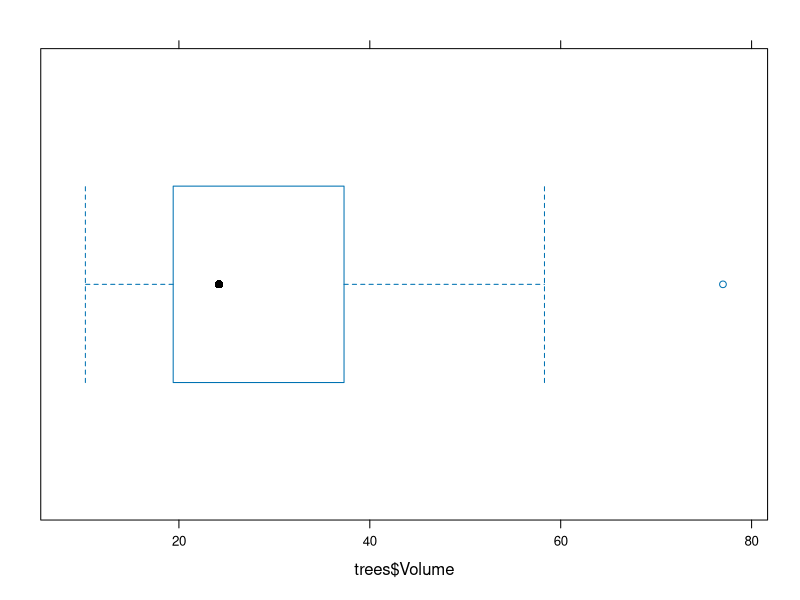
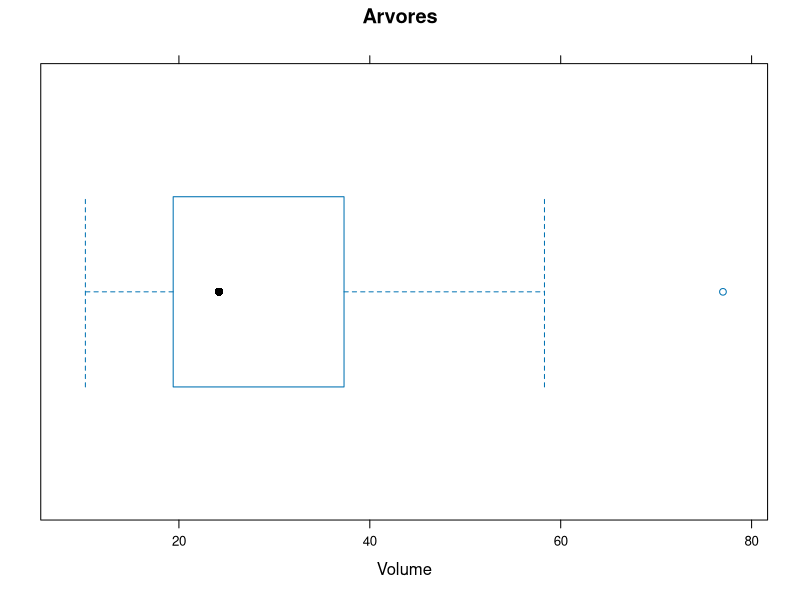
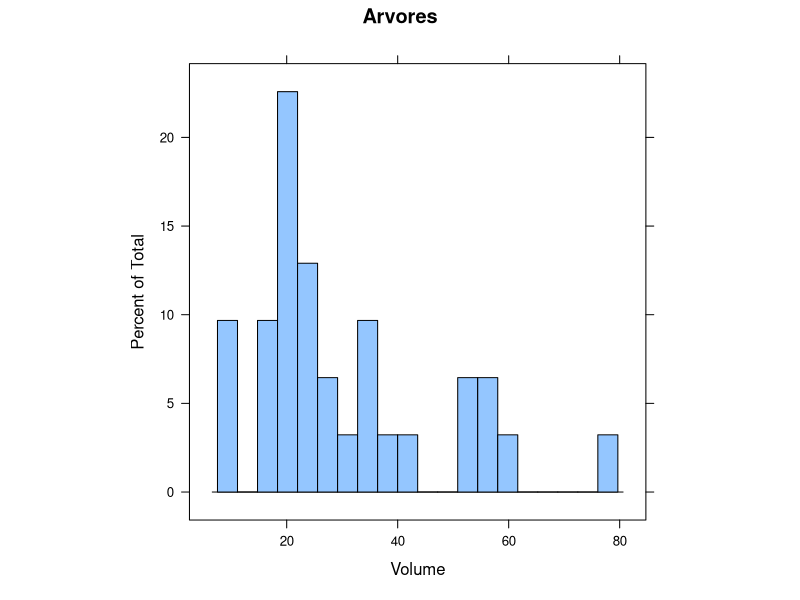
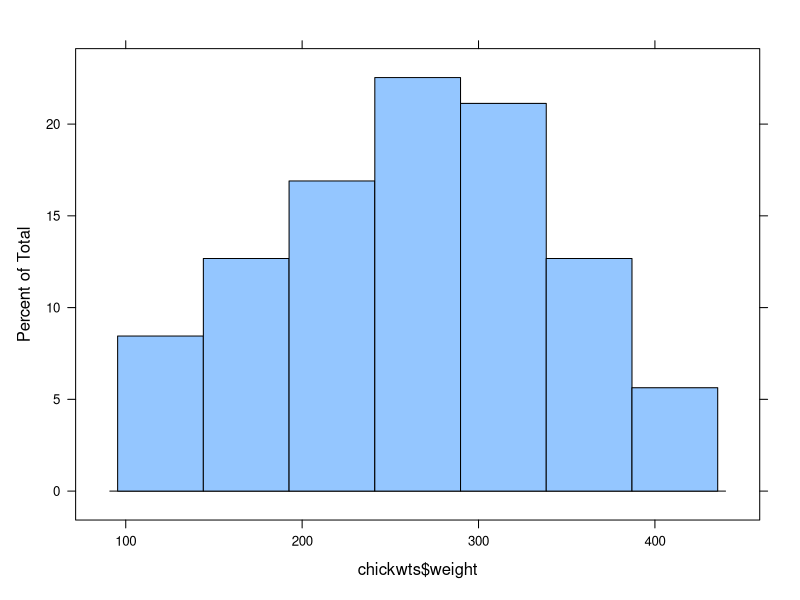
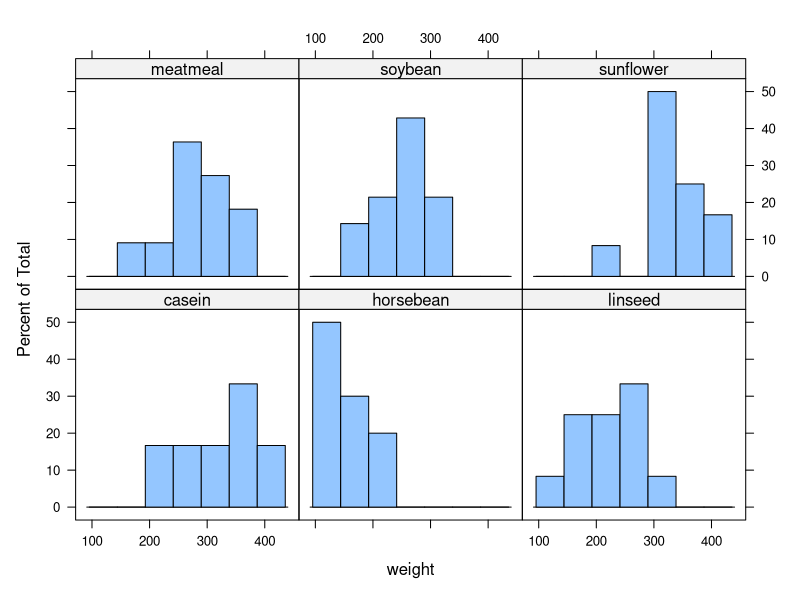
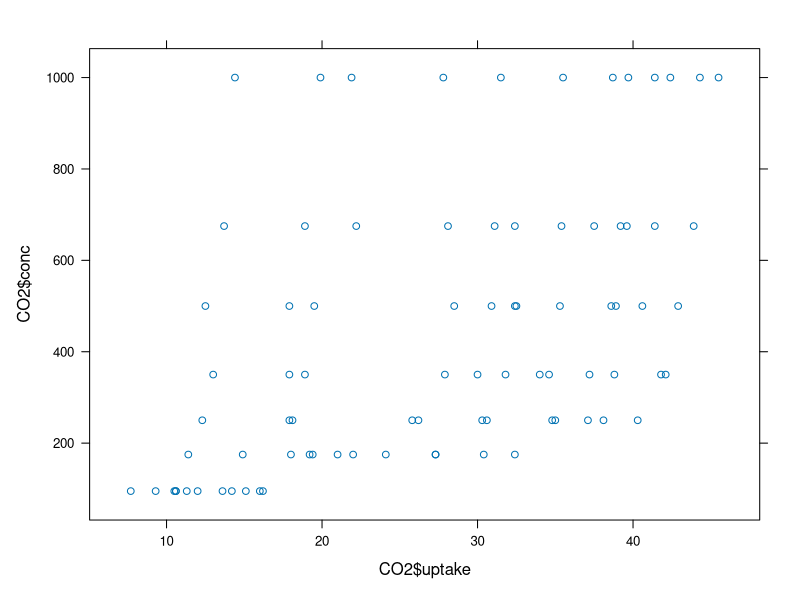
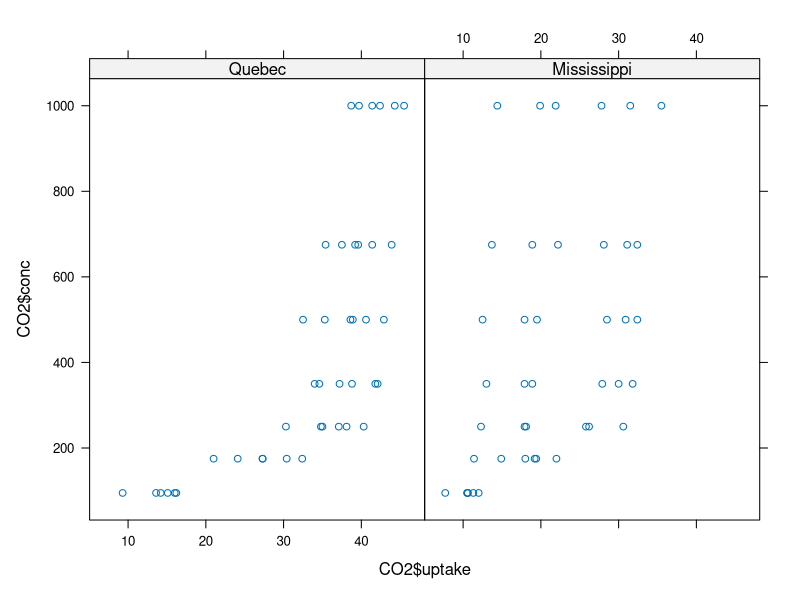
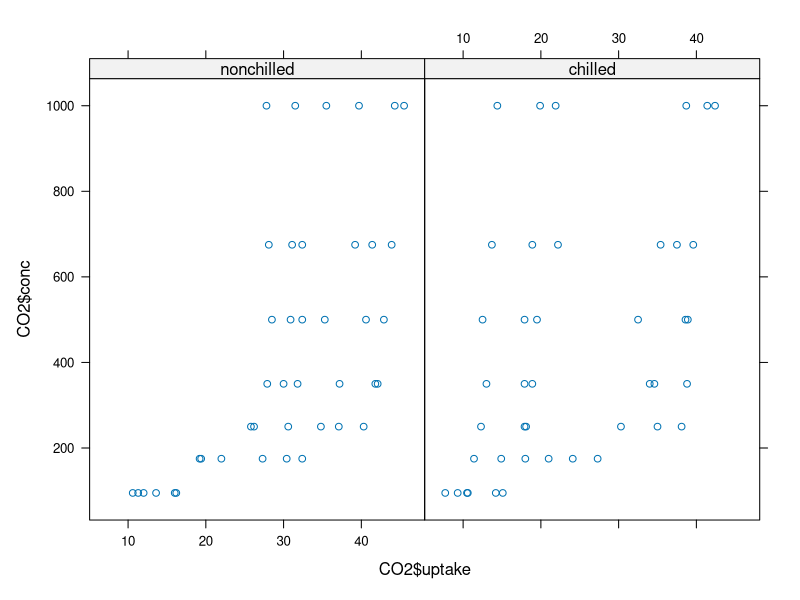

The R script that drew these images, in order:
## ---- chunk 1
#install.packages("lattice")
library(lattice)
## ---- chunk 2
bwplot(trees$Volume)
bwplot(trees$Volume, main="Arvores", xlab = "Volume")
## ---- chunk 3
histogram(trees$Volume, main="Arvores", xlab = "Volume", aspect = 1, type = "percent", nint = 20)
## ---- chunk 4
chickwts
histogram(chickwts$weight)
aggregate(chickwts$weight, by = list(chickwts$feed), FUN = sum)
histogram(~weight | feed, data = chickwts)
## ---- chunk 5
CO2
xyplot(CO2$conc ~ CO2$uptake)
xyplot(CO2$conc ~ CO2$uptake | CO2$Type)
xyplot(CO2$conc ~ CO2$uptake | CO2$Treatment)

## ---- chunk 6
esoph
dotplot(esoph$alcgp ~ esoph$ncontrols, data=esoph)
dotplot(esoph$alcgp ~ esoph$ncontrols | esoph$tobgp)
## ---- chunk 7
densityplot(~CO2$conc | CO2$Treatment, plot.points = FALSE)
densityplot(CO2$conc)
densityplot(~CO2$conc | CO2$Treatment)
## ---- chunk 8
OrchardSprays
cloud(decrease ~ rowpos * colpos, data = OrchardSprays)
cloud(decrease ~ rowpos * colpos, groups = treatment, data = OrchardSprays)
## ---- chunk 9
trees
levelplot(trees$Girth ~ trees$Height * trees$Volume)
